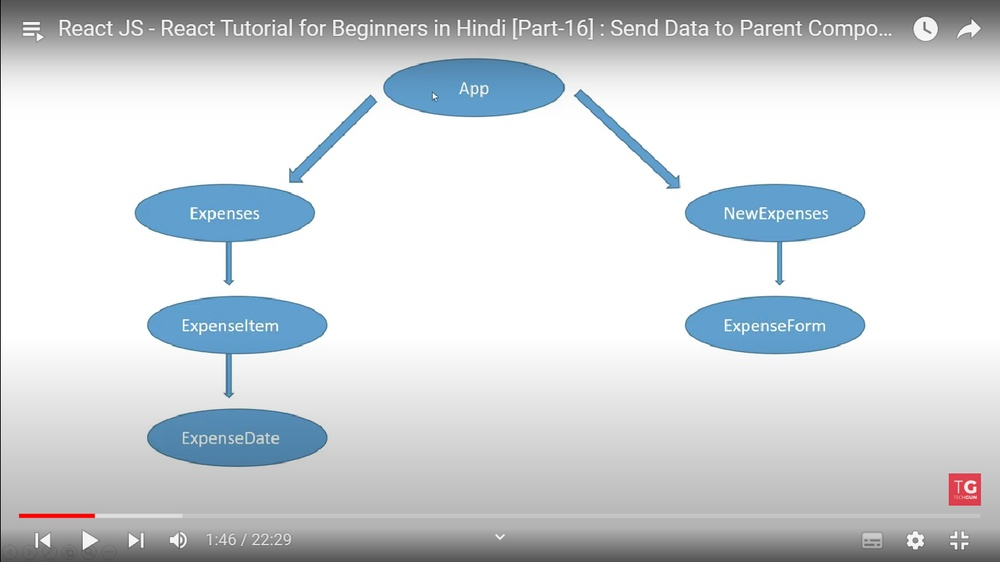
#> input picture image.jpg, 1000 x 562 px, shrunk from 1366 x 768 before the run
$ jupyter execute --allow-errors 'canny edge detector.ipynb'
#> lines starting #> are read from the running program, lines starting #| are printed output that depends on the picture
[cell 1]
import cv2

# Load the image
img = cv2.imread('image.jpg', 0)
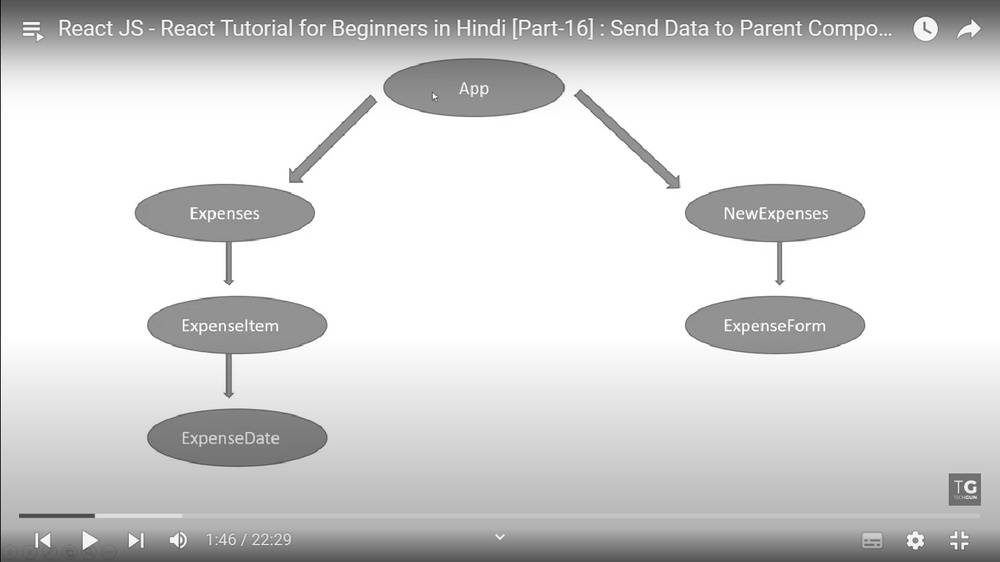
#> img: shape (562, 1000); min 20, max 255, mean 211.6

# Apply Gaussian blur to reduce noise
img_blur = cv2.GaussianBlur(img, (5,5), 0)

# Apply Canny edge detection algorithm
edges = cv2.Canny(img_blur, 100, 200)
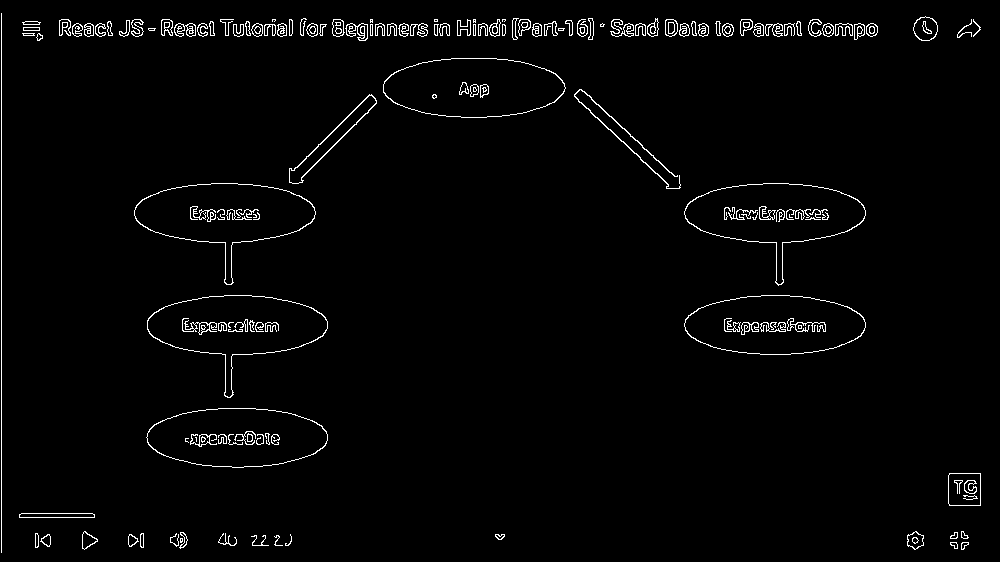
#> edges: shape (562, 1000); 2.1% white in thin lines or dots

# Display the result
cv2.imshow('Canny Edge Detection', edges)
cv2.waitKey(0)
cv2.destroyAllWindows()
